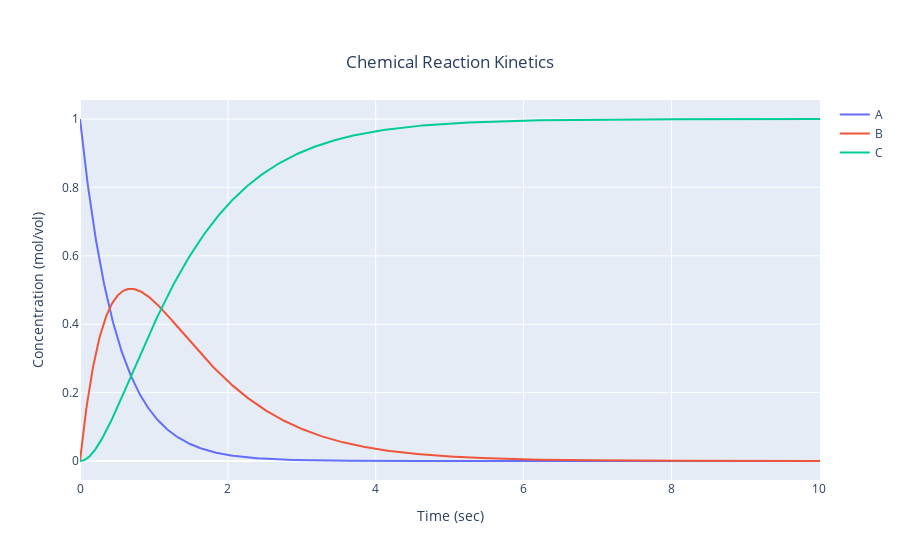

This figure's notebook cell:
### Code cell
# plot
calist = [R[0] for R in Xlist]
cblist = [R[1] for R in Xlist]
cclist = [R[2] for R in Xlist]
dtlist = np.linspace(0,dt*len(calist),num=len(calist))


fig = go.Figure()
fig.add_trace(go.Scatter(y=calist, x=dtlist, mode="lines", name="A"))
fig.add_trace(go.Scatter(y=cblist, x=dtlist, mode="lines", name="B"))
fig.add_trace(go.Scatter(y=cclist, x=dtlist, mode="lines", name="C"))

fig.update_layout(xaxis_title = "Time (sec)", yaxis_title = "Concentration (mol/vol)", title={
        'text': "Chemical Reaction Kinetics",
        'y':0.9,
        'x':0.5,
        'xanchor': 'center',
        'yanchor': 'top'})
fig.show()

### Figure 1 — Plotly figure (JSON) as saved in the notebook; plotly's stock layout.template omitted (floating-point values rounded to 4 significant figures; data arrays with more than 128 entries replaced by an {"elided": "..."} marker saying what was removed)
{"data": [{"mode": "lines", "name": "A", "type": "scatter", "x": {"elided": "1001 float values"}, "y": {"elided": "1001 float values"}}, {"mode": "lines", "name": "B", "type": "scatter", "x": {"elided": "1001 float values"}, "y": {"elided": "1001 float values"}}, {"mode": "lines", "name": "C", "type": "scatter", "x": {"elided": "1001 float values"}, "y": {"elided": "1001 float values"}}], "layout": {"autosize": true, "title": {"text": "Chemical Reaction Kinetics", "x": 0.5, "xanchor": "center", "y": 0.9, "yanchor": "top"}, "xaxis": {"autorange": true, "range": [0, 10.01], "title": {"text": "Time (sec)"}, "type": "linear"}, "yaxis": {"autorange": true, "range": [-0.05556, 1.056], "title": {"text": "Concentration (mol/vol)"}, "type": "linear"}}}
